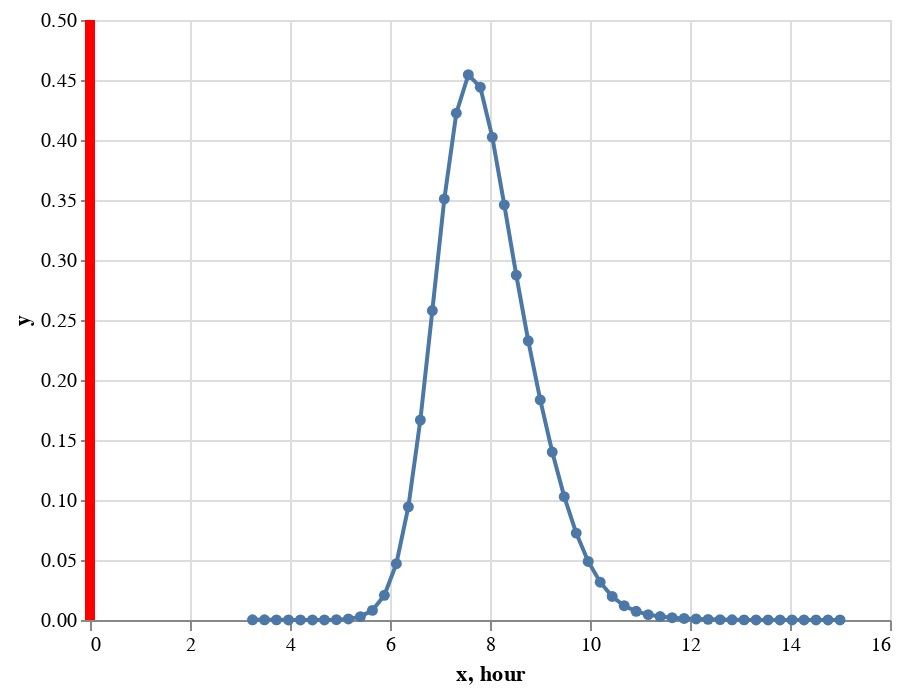

Notebook source saved alongside this figure:
### Code cell
base = alt.Chart(kde)

slider = alt.binding_range(min=0, max=20, step=1)
select_hour = alt.selection_single(name="hour", fields=['hour'],
                                   bind=slider, init={'hour': 0})

hist = base.mark_line(point=True).encode(
    x='x',
    y='y'
)

rule = base.mark_rule(color='red').encode(
    x='hour',
    size=alt.value(5)
).add_selection(
select_hour).transform_filter(
    select_hour)

hist + rule

### Figure 1 — Vega-Lite specification as saved in the notebook (floating-point values rounded to 4 significant figures)
{"$schema": "https://vega.github.io/schema/vega-lite/v3.3.0.json", "config": {"mark": {"tooltip": null}, "view": {"height": 300, "width": 400}}, "data": {"name": "data-33e0ec99afee6b5481428f8db04e402a"}, "datasets": {"data-33e0ec99afee6b5481428f8db04e402a": [{"hour": 6.372, "x": 3.25, "y": 0.0001512}, {"hour": 6.099, "x": 3.49, "y": 0.0001392}, {"hour": 5.37, "x": 3.73, "y": 0.0001087}, {"hour": 5.852, "x": 3.969, "y": 7.267e-05}, {"hour": 5.339, "x": 4.209, "y": 4.454e-05}, {"hour": 5.593, "x": 4.449, "y": 3.78e-05}, {"hour": 6.276, "x": 4.689, "y": 8.122e-05}, {"hour": 5.81, "x": 4.929, "y": 0.0002697}, {"hour": 5.573, "x": 5.168, "y": 0.0009021}, {"hour": 6.5, "x": 5.408, "y": 0.002813}, {"hour": 6.577, "x": 5.648, "y": 0.008018}, {"hour": 5.74, "x": 5.888, "y": 0.02057}, {"hour": 6.514, "x": 6.128, "y": 0.04692}, {"hour": 5.888, "x": 6.367, "y": 0.09437}, {"hour": 5.55, "x": 6.607, "y": 0.1666}, {"hour": 6.546, "x": 6.847, "y": 0.2579}, {"hour": 5.445, "x": 7.087, "y": 0.3509}, {"hour": 5.421, "x": 7.327, "y": 0.4224}, {"hour": 5.37, "x": 7.566, "y": 0.4544}, {"hour": 6.555, "x": 7.806, "y": 0.444}, {"hour": 0, "x": 8.046, "y": 0.4024}, {"hour": 0, "x": 8.286, "y": 0.346}, {"hour": 0, "x": 8.526, "y": 0.2874}, {"hour": 0, "x": 8.765, "y": 0.2327}, {"hour": 0, "x": 9.005, "y": 0.1834}, {"hour": 0, "x": 9.245, "y": 0.14}, {"hour": 0, "x": 9.485, "y": 0.1028}, {"hour": 0, "x": 9.724, "y": 0.0724}, {"hour": 0, "x": 9.964, "y": 0.0488}, {"hour": 0, "x": 10.2, "y": 0.03151}, {"hour": 0, "x": 10.44, "y": 0.0196}, {"hour": 0, "x": 10.68, "y": 0.0119}, {"hour": 0, "x": 10.92, "y": 0.007218}, {"hour": 0, "x": 11.16, "y": 0.004484}, {"hour": 0, "x": 11.4, "y": 0.002892}, {"hour": 0, "x": 11.64, "y": 0.001919}, {"hour": 0, "x": 11.88, "y": 0.001279}, {"hour": 0, "x": 12.12, "y": 0.0008367}, {"hour": 0, "x": 12.36, "y": 0.0005293}, {"hour": 0, "x": 12.6, "y": 0.0003205}, {"hour": 0, "x": 12.84, "y": 0.000184}, {"hour": 0, "x": 13.08, "y": 9.899e-05}, {"hour": 0, "x": 13.32, "y": 4.99e-05}, {"hour": 0, "x": 13.56, "y": 2.545e-05}, {"hour": 0, "x": 13.8, "y": 1.808e-05}, {"hour": 0, "x": 14.04, "y": 2.305e-05}, {"hour": 0, "x": 14.28, "y": 3.677e-05}, {"hour": 0, "x": 14.52, "y": 5.452e-05}, {"hour": 0, "x": 14.76, "y": 6.965e-05}, {"hour": 0, "x": 15, "y": 7.562e-05}]}, "layer": [{"encoding": {"x": {"field": "x", "type": "quantitative"}, "y": {"field": "y", "type": "quantitative"}}, "mark": {"point": true, "type": "line"}}, {"encoding": {"size": {"value": 5}, "x": {"field": "hour", "type": "quantitative"}}, "mark": {"color": "red", "type": "rule"}, "selection": {"hour": {"bind": {"input": "range", "max": 20, "min": 0, "step": 1}, "fields": ["hour"], "init": {"hour": 0}, "type": "single"}}, "transform": [{"filter": {"selection": "hour"}}]}]}
